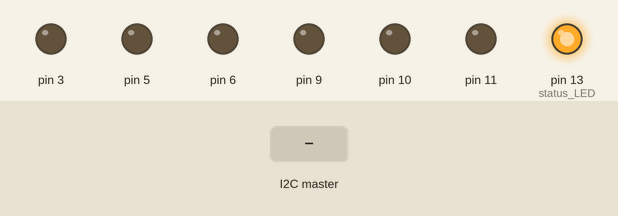
A sketch run on a simulated Arduino Uno, built with avr-gcc and run on an emulated ATmega328P. Parts: output pins drawn as LEDs (lit = HIGH). The inputs (shaded band) are chosen by the test bench.

Above: at 1.2 s.
1.3 s: the I2C master sends the byte 1
At 2.0 s:
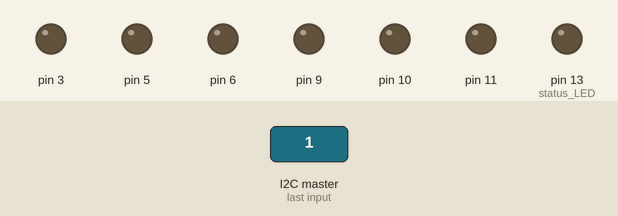
4.3 s: the I2C master sends the byte 0
Timing chart, 0 to 11.5 s (numbered marks = the images above; inputs shaded):
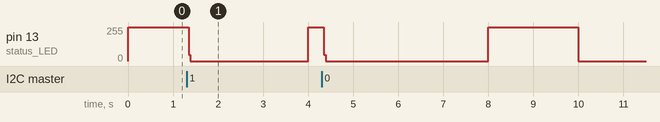

The sketch:

i2c_in_pwm_out.ino
```cpp
/*
 Read 6 bytes over i2c, and write them to the PWM pins.

 */

#include <Wire.h>

void setup()  {
  // declare pin 9 to be an output:

  pinMode(3, OUTPUT);
  pinMode(5, OUTPUT);
  pinMode(6, OUTPUT);
  pinMode(9, OUTPUT);
  pinMode(10, OUTPUT);
  pinMode(11, OUTPUT);
  pinMode(13, OUTPUT); // status LED
  // start i2c stuff
  Wire.begin(7); // My address...hardwired for now
  Wire.onReceive(receiveEvent);
}


void receiveEvent(int howmany){
  if(howmany==6) {
    digitalWrite(13,HIGH);
    analogWrite(3, Wire.read());
    analogWrite(5, Wire.read());
    analogWrite(6, Wire.read());
    analogWrite(9, Wire.read());
    analogWrite(10, Wire.read());
    analogWrite(11, Wire.read());
  } else {
    // Indicate error by blinking status LED faster
    for(int i =0; i<10; i++) {
      digitalWrite(13,HIGH);
      delay(200);
      digitalWrite(13,LOW);
      delay(200);
    }
  }
}

// Show signs of life by blinking status LED
void loop()  {
  digitalWrite(13, HIGH);
  delay(2000);
  digitalWrite(13, LOW);
  delay(2000);
}
```
